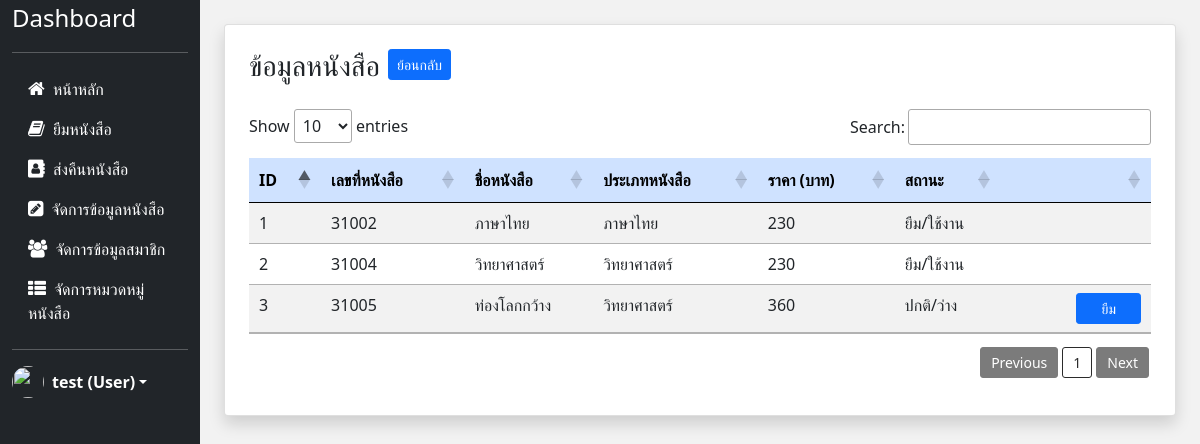
The page /borrow/selectBooks.php (signed in) on the database as committed earlier.
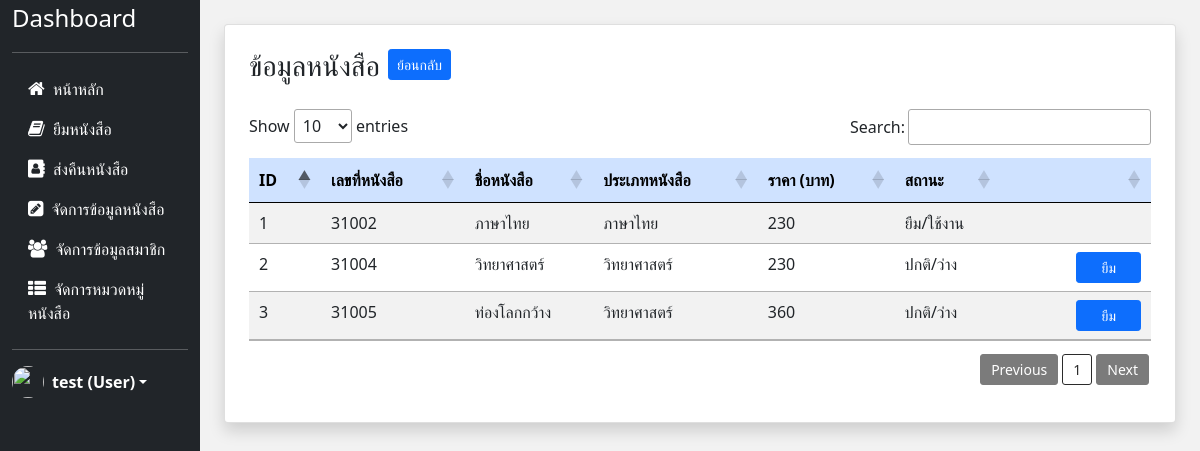
The same page on the database as committed later.
### tables this page shows
CREATE TABLE `book` (
  `b_id` int(11) NOT NULL,
  `b_name` varchar(50) NOT NULL,
  `c_id` int(11) NOT NULL,
  `status` varchar(11) NOT NULL DEFAULT 'ปกติ/ว่าง',
  `price` int(11) NOT NULL,
  `book_id` varchar(20) NOT NULL
);

CREATE TABLE `category` (
  `c_id` int(11) NOT NULL,
  `c_name` varchar(50) NOT NULL,
  `c_number` varchar(10) NOT NULL
);

### borrow/selectBooks.php (the view, shortened to what this page needs)
<?php
include("../config/connect.php");
$id = $_GET['id'];
?>
<!doctype html>
<html lang="en">
<head>
    <?php
    include("../layout/header.php");
    ?>
</head>
<body>
    <div class="container-fluid" style="background-color: #f2f2f2;">
        <div class="row">
            <?php
            include("../layout/sidebar.php");
            $result = mysqli_query($conn, "
            SELECT book.b_id, book.book_id, book.b_name, category.c_id, category.c_name, book.price, book.status
            FROM book LEFT JOIN category ON book.c_id = category.c_id
            ORDER BY book.book_id;
            ");
            ?>
            <div class="col-md-10 px-4 my-4">
                <div class="card shadow p-2">
                    <div class="card-body">
                        <h3 class="float-start me-2">ข้อมูลหนังสือ</h3>
                        <a href="./borrowsList.php" class="btn btn-sm btn-primary mb-3">ย้อนกลับ</a>
                        <table class="table table-striped text-nowrap" id="myTable">
                            <thead class="table-primary">
                                <tr>
                                    <th scope="col">ID</th>
                                    <th scope="col">เลขที่หนังสือ</th>
                                    <th scope="col">ชื่อหนังสือ</th>
                                    <th scope="col">ประเภทหนังสือ</th>
                                    <th scope="col">ราคา (บาท)</th>
                                    <th scope="col">สถานะ</th>
                                    <th scope="col"></th>
                                </tr>
                            </thead>
                            <tbody>
                                <?php
                                if (mysqli_num_rows($result) > 0) {
                                    $i = 1;
                                    while ($row = mysqli_fetch_array($result)) {
                                ?>
                                        <tr>
                                            <td><?php echo $i++ ?></td>
                                            <td><?php echo $row["book_id"] ?></td>
                                            <td><?php echo $row["b_name"] ?></td>
                                            <td><?php echo $row["c_name"] ?></td>
                                            <td><?php echo $row["price"] ?></td>
                                            <td><?php echo $row["status"] ?></td>
                                            <td class="col-2 text-end">
                                                <?php
                                                if ($row["status"] == 'ปกติ/ว่าง') { ?>
                                                    <a href="./DB_borrowBook.php?m_id=<?php echo $id; ?>&book_id=<?php echo $row['b_id']; ?>" class="btn btn-sm btn-primary px-4">ยืม</a>
                                                <?php } ?>
                                            </td>
                                        </tr>
                                <?php }
                                } ?>
                            </tbody>
                        </table>
                    </div>
                </div>
            </div>
        </div>
    </div>
</body>
</html>

### layout/header.php (shortened to what this page needs)
<link rel="stylesheet" href="https://cdn.jsdelivr.net/npm/bootstrap@5.0.2/dist/css/bootstrap.min.css">
<link rel="stylesheet" href="https://cdnjs.cloudflare.com/ajax/libs/font-awesome/4.7.0/css/font-awesome.min.css">
<link rel="stylesheet" href="https://cdn.datatables.net/1.11.4/css/jquery.dataTables.min.css">
<link rel="stylesheet" href="../assets/css/style.css">

### layout/sidebar.php (shortened to what this page needs)
<div class="col-md-2 text-white bg-dark" style="height: 100vh;">
    <a href="../dashboards/dashboard.php" class="d-flex align-items-center mb-3 mb-md-0 me-md-auto text-white text-decoration-none">
        <span class="fs-4">Dashboard</span>
    </a>
    <hr>
    <ul class="nav nav-pills flex-column mb-auto">
        <li class="nav-item">
            <a href="../dashboards/dashboard.php" class="nav-link text-white" aria-current="page">
                <i class="fa fa-home me-1" style="font-size:18px"></i>
                หน้าหลัก
            </a>
        </li>
        <li>
            <a href="../borrow/borrowsList.php" class="nav-link text-white">
                <i class="fa fa-book me-1" style="font-size:18px"></i>
                ยืมหนังสือ
            </a>
        </li>
        <li>
            <a href="../returns/returnsList.php" class="nav-link text-white">
                <i class="fa fa-address-book me-1" style="font-size:18px"></i>
                ส่งคืนหนังสือ
            </a>
        </li>
        <li>
            <a href="../books/booksList.php" class="nav-link text-white">
                <i class="fa fa-pencil-square me-1" style="font-size:18px"></i>
                จัดการข้อมูลหนังสือ
            </a>
        </li>
        <li>
            <a href="../members/memberList.php" class="nav-link text-white">
                <i class="fa fa-users me-1" style="font-size:18px"></i>
                จัดการข้อมูลสมาชิก
            </a>
        </li>
        <li>
            <a href="../categorys/categorysList.php" class="nav-link text-white">
                <i class="fa fa-th-list me-1" style="font-size:18px"></i>
                จัดการหมวดหมู่หนังสือ
            </a>
        </li>
    </ul>
    <hr>
    <div class="dropdown">
        <a href="#" class="d-flex align-items-center text-white text-decoration-none dropdown-toggle" id="dropdownUser1" data-bs-toggle="dropdown" aria-expanded="false">
            <img src="https://github.com/mdo.png" alt="" width="32" height="32" class="rounded-circle me-2">
            <strong><?php echo $_SESSION["name"]; ?> <?php echo '(' . $_SESSION["status"] . ')' ?></strong>
        </a>
    </div>
</div>

Rows that differ between the two databases and show on the page:
changed book (number 2 of 3 on the later page): status "ยืม/ใช้งาน" → "ปกติ/ว่าง"; now shows "ยืม"
